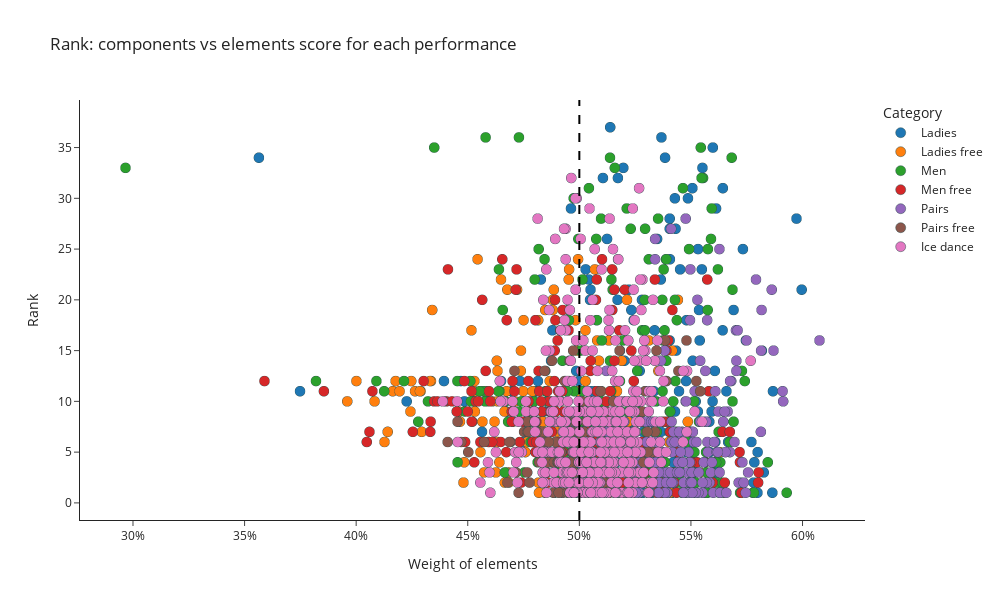

Notebook code cell kept with this figure:
### Markdown cell above
## 4. Bubble plot - new version

### Code cell
bubble_data3 = px.scatter(
    data, x="weight_elem", y="rank",
    color="category", #size="rank_inv", 
    title='Rank: components vs elements score for each performance',
    log_x=False,
    labels={
        "category": "Category",  
        "total_segment_score": "Total score",
        "total_component_score": "Components score", 
        "total_element_score": "Elements score",
        "rank": "Rank", 
        "program": "Program",
        "weight_elem": "Weight of elements"
    },
    hover_name="performance_id", hover_data={"total_component_score":True, "total_element_score":True, "rank":True, "program":True, "rank_inv":False, "total_segment_score":True},
    category_orders={ # replaces default order by column name
        "category": ['Ladies','Ladies free','Men','Men free','Pairs','Pairs free','Ice dance']
    },
    template="simple_white",
    width=1000,
    height=600
    )
bubble_data3.update_traces(
    marker=dict(symbol="circle", line=dict(width=0.5, color='DarkSlateGrey'), size=10),
    selector=dict(mode="markers"),
    
)
bubble_data3.layout.xaxis.tickformat = '0%'
# #Aggiungo y = x
bubble_data3.add_vline(x=0.5, line_width=2, line_dash="dash", line_color="black", opacity=1, name="equilibrium")
# x = [0,10,20,30,40,50,60,70,80,90,100,110,120]
# bubble_data2.add_scatter(x=x, y=x, mode="lines", line_color="black", line_width=2, opacity=1, line_dash="dot", name="equilibrium")
bubble_data3.show()

### Figure 1 — Plotly figure (JSON) as saved in the notebook; plotly's stock layout.template omitted (floating-point values rounded to 4 significant figures; data arrays with more than 128 entries replaced by an {"elided": "..."} marker saying what was removed)
{"data": [{"customdata": {"elided": "255x5 mixed values"}, "hovertemplate": "<b>%{hovertext}</b><br><br>Category=Ladies<br>Weight of elements=%{x}<br>Rank=%{y}<br>Components score=%{customdata[0]}<br>Elements score=%{customdata[1]}<br>Program=%{customdata[2]}<br>Total score=%{customdata[4]}<extra></extra>", "hovertext": {"elided": "255 str values"}, "legendgroup": "Ladies", "marker": {"color": "#1F77B4", "line": {"color": "DarkSlateGrey", "width": 0.5}, "size": 10, "symbol": "circle"}, "mode": "markers", "name": "Ladies", "showlegend": true, "type": "scattergl", "x": {"elided": "255 float values"}, "xaxis": "x", "y": {"elided": "255 int values"}, "yaxis": "y"}, {"customdata": {"elided": "229x5 mixed values"}, "hovertemplate": "<b>%{hovertext}</b><br><br>Category=Ladies free<br>Weight of elements=%{x}<br>Rank=%{y}<br>Components score=%{customdata[0]}<br>Elements score=%{customdata[1]}<br>Program=%{customdata[2]}<br>Total score=%{customdata[4]}<extra></extra>", "hovertext": {"elided": "229 str values"}, "legendgroup": "Ladies free", "marker": {"color": "#FF7F0E", "line": {"color": "DarkSlateGrey", "width": 0.5}, "size": 10, "symbol": "circle"}, "mode": "markers", "name": "Ladies free", "showlegend": true, "type": "scattergl", "x": {"elided": "229 float values"}, "xaxis": "x", "y": {"elided": "229 int values"}, "yaxis": "y"}, {"customdata": {"elided": "258x5 mixed values"}, "hovertemplate": "<b>%{hovertext}</b><br><br>Category=Men<br>Weight of elements=%{x}<br>Rank=%{y}<br>Components score=%{customdata[0]}<br>Elements score=%{customdata[1]}<br>Program=%{customdata[2]}<br>Total score=%{customdata[4]}<extra></extra>", "hovertext": {"elided": "258 str values"}, "legendgroup": "Men", "marker": {"color": "#2CA02C", "line": {"color": "DarkSlateGrey", "width": 0.5}, "size": 10, "symbol": "circle"}, "mode": "markers", "name": "Men", "showlegend": true, "type": "scattergl", "x": {"elided": "258 float values"}, "xaxis": "x", "y": {"elided": "258 int values"}, "yaxis": "y"}, {"customdata": {"elided": "230x5 mixed values"}, "hovertemplate": "<b>%{hovertext}</b><br><br>Category=Men free<br>Weight of elements=%{x}<br>Rank=%{y}<br>Components score=%{customdata[0]}<br>Elements score=%{customdata[1]}<br>Program=%{customdata[2]}<br>Total score=%{customdata[4]}<extra></extra>", "hovertext": {"elided": "230 str values"}, "legendgroup": "Men free", "marker": {"color": "#D62728", "line": {"color": "DarkSlateGrey", "width": 0.5}, "size": 10, "symbol": "circle"}, "mode": "markers", "name": "Men free", "showlegend": true, "type": "scattergl", "x": {"elided": "230 float values"}, "xaxis": "x", "y": {"elided": "230 int values"}, "yaxis": "y"}, {"customdata": {"elided": "176x5 mixed values"}, "hovertemplate": "<b>%{hovertext}</b><br><br>Category=Pairs<br>Weight of elements=%{x}<br>Rank=%{y}<br>Components score=%{customdata[0]}<br>Elements score=%{customdata[1]}<br>Program=%{customdata[2]}<br>Total score=%{customdata[4]}<extra></extra>", "hovertext": {"elided": "176 str values"}, "legendgroup": "Pairs", "marker": {"color": "#9467BD", "line": {"color": "DarkSlateGrey", "width": 0.5}, "size": 10, "symbol": "circle"}, "mode": "markers", "name": "Pairs", "showlegend": true, "type": "scattergl", "x": {"elided": "176 float values"}, "xaxis": "x", "y": {"elided": "176 int values"}, "yaxis": "y"}, {"customdata": {"elided": "162x5 mixed values"}, "hovertemplate": "<b>%{hovertext}</b><br><br>Category=Pairs free<br>Weight of elements=%{x}<br>Rank=%{y}<br>Components score=%{customdata[0]}<br>Elements score=%{customdata[1]}<br>Program=%{customdata[2]}<br>Total score=%{customdata[4]}<extra></extra>", "hovertext": {"elided": "162 str values"}, "legendgroup": "Pairs free", "marker": {"color": "#8C564B", "line": {"color": "DarkSlateGrey", "width": 0.5}, "size": 10, "symbol": "circle"}, "mode": "markers", "name": "Pairs free", "showlegend": true, "type": "scattergl", "x": {"elided": "162 float values"}, "xaxis": "x", "y": {"elided": "162 int values"}, "yaxis": "y"}, {"customdata": {"elided": "416x5 mixed values"}, "hovertemplate": "<b>%{hovertext}</b><br><br>Category=Ice dance<br>Weight of elements=%{x}<br>Rank=%{y}<br>Components score=%{customdata[0]}<br>Elements score=%{customdata[1]}<br>Program=%{customdata[2]}<br>Total score=%{customdata[4]}<extra></extra>", "hovertext": {"elided": "416 str values"}, "legendgroup": "Ice dance", "marker": {"color": "#E377C2", "line": {"color": "DarkSlateGrey", "width": 0.5}, "size": 10, "symbol": "circle"}, "mode": "markers", "name": "Ice dance", "showlegend": true, "type": "scattergl", "x": {"elided": "416 float values"}, "xaxis": "x", "y": {"elided": "416 int values"}, "yaxis": "y"}], "layout": {"height": 600, "legend": {"title": {"text": "Category"}, "tracegroupgap": 0}, "shapes": [{"line": {"color": "black", "dash": "dash", "width": 2}, "name": "equilibrium", "opacity": 1, "type": "line", "x0": 0.5, "x1": 0.5, "xref": "x", "y0": 0, "y1": 1, "yref": "y domain"}], "title": {"text": "Rank: components vs elements score for each performance"}, "width": 1000, "xaxis": {"anchor": "y", "domain": [0, 1], "tickformat": "0%", "title": {"text": "Weight of elements"}}, "yaxis": {"anchor": "x", "domain": [0, 1], "title": {"text": "Rank"}}}}
